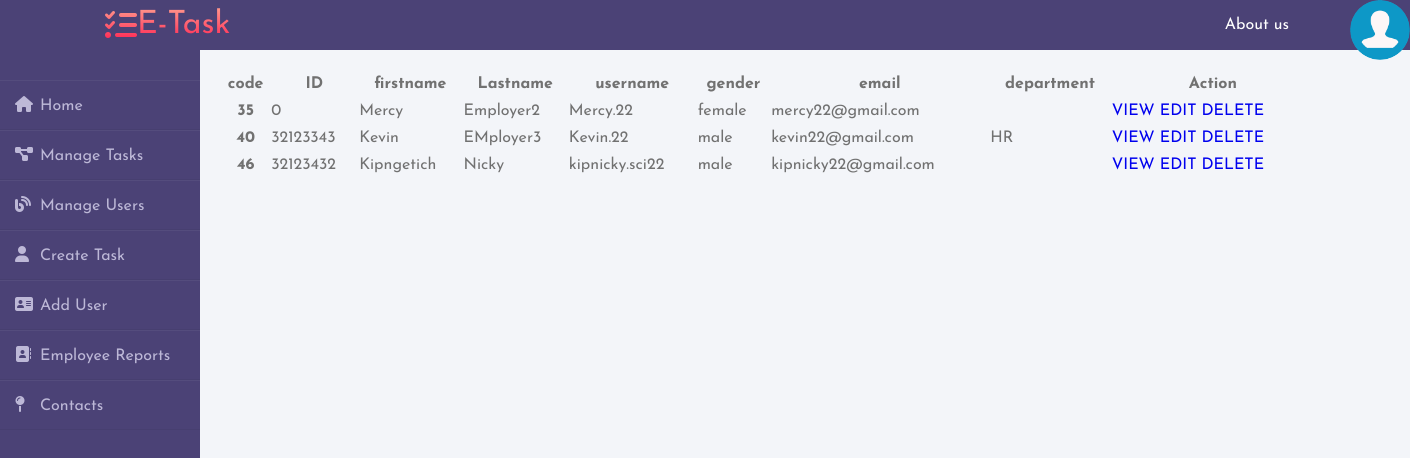
Screenshot of /manage-employees.php with the database file from the repository.
### tables this page shows
CREATE TABLE `users` (
  `usercode` int(30) NOT NULL,
  `userid` int(10) NOT NULL,
  `firstname` varchar(50) NOT NULL,
  `lastname` varchar(50) NOT NULL,
  `username` varchar(100) NOT NULL,
  `gender` varchar(20) NOT NULL,
  `email` varchar(50) NOT NULL,
  `department` varchar(50) NOT NULL,
  `emp_by` varchar(100) NOT NULL,
  `password` varchar(500) NOT NULL,
  `date_created` datetime NOT NULL DEFAULT current_timestamp(),
  `date_updated` datetime DEFAULT NULL ON UPDATE current_timestamp(),
  `type` tinyint(5) NOT NULL DEFAULT 1
);

### manage-employees.php (the view, shortened to what this page needs)
<?php
include 'includes/header.inc.php'
?>
<?php
require_once 'includes/config.inc.php';
if($type==0){
    $query = "SELECT * FROM `users` WHERE type=1";
}else{
    $query = "SELECT * FROM `users`WHERE type=2 AND emp_by=$usercode";
}
$results = mysqli_query($con, $query);
$records = mysqli_num_rows($results);
?>
    <div class="main_content">
        <div class="info">
        <table width=80% class="table">
            <thead>
                <tr>
                <th scope="col">code</th>
                <th scope="col">ID</th>
                <th scope="col">firstname</th>
                <th scope="col">Lastname</th>
                <th scope="col">username</th>
                <th scope="col">gender</th>
                <th scope="col">email</th>
                <th scope="col">department</th>
                <th scope="col">Action</th>
                </tr>
            </thead>
            <tbody>
                <?php
                if (!empty($records)) {
                    while ($row = mysqli_fetch_assoc($results)) {
                ?>
                                <tr>
                                    <th scope="row"><?php echo $row['usercode']; ?></th>
                                    <td><?php echo $row['userid']; ?></td>
                                    <td><?php echo $row['firstname']; ?></td>
                                    <td><?php echo $row['lastname']; ?></td>
                                    <td><?php echo $row['username']; ?></td>
                                    <td><?php echo $row['gender']; ?></td>
                                    <td><?php echo $row['email']; ?></td>
                                    <td><?php echo $row['department']; ?></td>
                                    <td>
                                    <a href="#" id="button" class="button">VIEW</a>
                                    <a href="/project/edit-employee.php?id=<?php echo $row['usercode']; ?>">EDIT</a>
                                    <a href="/project/delete-employee.php?id=<?php echo $row['usercode']; ?>" onClick="javascript:return confirm('Do you really want to terminate the employee?');" >DELETE</a>
                                    </td>
                                </tr>
                            <?php
                            }
                }
                ?>
            </tbody>
        </table>
        </div>
    </div>
</body>
</html>

### css/style.css (style rules this page uses)
* { margin: 0; padding: 0; box-sizing: border-box; list-style: none; text-decoration: none; font-family: 'Josefin Sans', sans-serif; margin:0; padding: 0; outline: none; border: none; }
body { background-color: #f3f5f9; justify-items: center; }
.main_content { position: absolute; overflow: auto; z-index: 1; width: 100%; height: fit-content; display: grid; margin-left: 200px; margin-top: 50px; }
.main_content .info { margin: 20px; color: #717171; line-height: 25px; }

### rows the page displays
users: usercode "35", userid "0", firstname "Mercy", lastname "Employer2", username "Mercy.22", gender "female", email "mercy22@gmail.com"
users: usercode "40", userid "32123343", firstname "Kevin", lastname "EMployer3", username "Kevin.22", gender "male", email "kevin22@gmail.com", department "HR"
users: usercode "46", userid "32123432", firstname "Kipngetich", lastname "Nicky", username "kipnicky.sci22", gender "male", email "kipnicky22@gmail.com"
